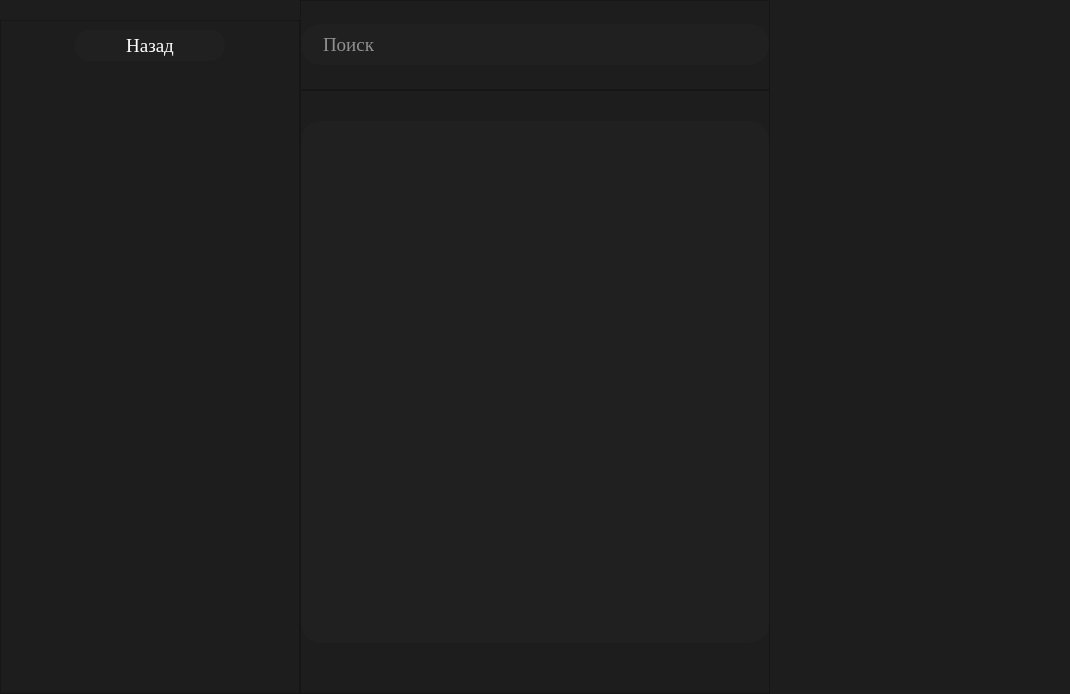
<?xml version="1.0" encoding="UTF-8"?>
<ui version="4.0">
 <class>MainWindow</class>
 <widget class="QMainWindow" name="MainWindow">
  <property name="geometry">
   <rect>
    <x>0</x>
    <y>0</y>
    <width>1070</width>
    <height>694</height>
   </rect>
  </property>
  <property name="windowTitle">
   <string>СОЮЗ</string>
  </property>
  <property name="windowIcon">
   <iconset>
    <normaloff>images/icon.ico</normaloff>images/icon.ico</iconset>
  </property>
  <property name="styleSheet">
   <string notr="true">background-color: #1D1D1D;</string>
  </property>
  <widget class="QWidget" name="centralwidget">
   <property name="sizePolicy">
    <sizepolicy hsizetype="Expanding" vsizetype="Expanding">
     <horstretch>0</horstretch>
     <verstretch>0</verstretch>
    </sizepolicy>
   </property>
   <property name="minimumSize">
    <size>
     <width>0</width>
     <height>575</height>
    </size>
   </property>
   <layout class="QHBoxLayout" name="horizontalLayout">
    <property name="spacing">
     <number>0</number>
    </property>
    <property name="leftMargin">
     <number>0</number>
    </property>
    <property name="topMargin">
     <number>0</number>
    </property>
    <property name="rightMargin">
     <number>0</number>
    </property>
    <property name="bottomMargin">
     <number>0</number>
    </property>
    <item>
     <widget class="QWidget" name="widget_2" native="true">
      <property name="sizePolicy">
       <sizepolicy hsizetype="Fixed" vsizetype="Expanding">
        <horstretch>0</horstretch>
        <verstretch>0</verstretch>
       </sizepolicy>
      </property>
      <property name="minimumSize">
       <size>
        <width>300</width>
        <height>0</height>
       </size>
      </property>
      <property name="maximumSize">
       <size>
        <width>200</width>
        <height>16777215</height>
       </size>
      </property>
      <layout class="QHBoxLayout" name="horizontalLayout_2">
       <property name="spacing">
        <number>0</number>
       </property>
       <property name="leftMargin">
        <number>0</number>
       </property>
       <property name="topMargin">
        <number>20</number>
       </property>
       <property name="rightMargin">
        <number>0</number>
       </property>
       <property name="bottomMargin">
        <number>0</number>
       </property>
       <item>
        <widget class="QFrame" name="frame_2">
         <property name="frameShape">
          <enum>QFrame::StyledPanel</enum>
         </property>
         <property name="frameShadow">
          <enum>QFrame::Raised</enum>
         </property>
         <widget class="QPushButton" name="back_button">
          <property name="geometry">
           <rect>
            <x>75</x>
            <y>10</y>
            <width>150</width>
            <height>31</height>
           </rect>
          </property>
          <property name="font">
           <font>
            <family>Times New Roman</family>
            <pointsize>14</pointsize>
           </font>
          </property>
          <property name="cursor">
           <cursorShape>PointingHandCursor</cursorShape>
          </property>
          <property name="focusPolicy">
           <enum>Qt::NoFocus</enum>
          </property>
          <property name="styleSheet">
           <string notr="true">QPushButton {
	color: white;
	background-color: #202020;
    border-radius: 15px;
}
QPushButton:hover {
	background-color: #393939;
}
QPushButton:pressed {
	background-color: #2f2f2f;
}</string>
          </property>
          <property name="text">
           <string>Назад</string>
          </property>
         </widget>
        </widget>
       </item>
      </layout>
     </widget>
    </item>
    <item>
     <widget class="QWidget" name="widget_4" native="true"/>
    </item>
    <item>
     <widget class="QWidget" name="widget_1" native="true">
      <property name="sizePolicy">
       <sizepolicy hsizetype="Expanding" vsizetype="Expanding">
        <horstretch>0</horstretch>
        <verstretch>0</verstretch>
       </sizepolicy>
      </property>
      <property name="minimumSize">
       <size>
        <width>389</width>
        <height>0</height>
       </size>
      </property>
      <property name="maximumSize">
       <size>
        <width>600</width>
        <height>16777215</height>
       </size>
      </property>
      <layout class="QVBoxLayout" name="verticalLayout">
       <property name="spacing">
        <number>0</number>
       </property>
       <property name="leftMargin">
        <number>0</number>
       </property>
       <property name="topMargin">
        <number>0</number>
       </property>
       <property name="rightMargin">
        <number>0</number>
       </property>
       <property name="bottomMargin">
        <number>0</number>
       </property>
       <item>
        <widget class="QFrame" name="frame">
         <property name="sizePolicy">
          <sizepolicy hsizetype="Expanding" vsizetype="Fixed">
           <horstretch>0</horstretch>
           <verstretch>0</verstretch>
          </sizepolicy>
         </property>
         <property name="minimumSize">
          <size>
           <width>0</width>
           <height>90</height>
          </size>
         </property>
         <property name="frameShape">
          <enum>QFrame::StyledPanel</enum>
         </property>
         <property name="frameShadow">
          <enum>QFrame::Raised</enum>
         </property>
         <layout class="QHBoxLayout" name="horizontalLayout_4">
          <property name="spacing">
           <number>0</number>
          </property>
          <property name="leftMargin">
           <number>0</number>
          </property>
          <property name="topMargin">
           <number>0</number>
          </property>
          <property name="rightMargin">
           <number>0</number>
          </property>
          <property name="bottomMargin">
           <number>0</number>
          </property>
          <item>
           <widget class="QLineEdit" name="lineEdit">
            <property name="minimumSize">
             <size>
              <width>387</width>
              <height>41</height>
             </size>
            </property>
            <property name="maximumSize">
             <size>
              <width>600</width>
              <height>16777215</height>
             </size>
            </property>
            <property name="font">
             <font>
              <family>Times New Roman</family>
              <pointsize>14</pointsize>
             </font>
            </property>
            <property name="cursor">
             <cursorShape>IBeamCursor</cursorShape>
            </property>
            <property name="mouseTracking">
             <bool>false</bool>
            </property>
            <property name="focusPolicy">
             <enum>Qt::StrongFocus</enum>
            </property>
            <property name="styleSheet">
             <string notr="true">QLineEdit{
	background-color: #202020;
	color: white;
	border-radius: 20px;
	padding-left: 20px;
	padding-right: 35px;
}</string>
            </property>
            <property name="inputMethodHints">
             <set>Qt::ImhNone</set>
            </property>
            <property name="text">
             <string/>
            </property>
            <property name="maxLength">
             <number>30</number>
            </property>
            <property name="frame">
             <bool>false</bool>
            </property>
            <property name="placeholderText">
             <string>Поиск</string>
            </property>
           </widget>
          </item>
         </layout>
        </widget>
       </item>
       <item>
        <widget class="QFrame" name="frame_1">
         <property name="sizePolicy">
          <sizepolicy hsizetype="Expanding" vsizetype="Expanding">
           <horstretch>0</horstretch>
           <verstretch>0</verstretch>
          </sizepolicy>
         </property>
         <property name="maximumSize">
          <size>
           <width>600</width>
           <height>16777215</height>
          </size>
         </property>
         <property name="frameShape">
          <enum>QFrame::StyledPanel</enum>
         </property>
         <property name="frameShadow">
          <enum>QFrame::Raised</enum>
         </property>
         <layout class="QVBoxLayout" name="verticalLayout_2">
          <property name="leftMargin">
           <number>0</number>
          </property>
          <property name="topMargin">
           <number>30</number>
          </property>
          <property name="rightMargin">
           <number>0</number>
          </property>
          <property name="bottomMargin">
           <number>50</number>
          </property>
          <item>
           <widget class="QFrame" name="frame_1_1">
            <property name="minimumSize">
             <size>
              <width>0</width>
              <height>0</height>
             </size>
            </property>
            <property name="maximumSize">
             <size>
              <width>16777215</width>
              <height>16777215</height>
             </size>
            </property>
            <property name="styleSheet">
             <string notr="true">background-color: #202020; /* Замените #CCCCCC на желаемый серый цвет */
color: white;
border-radius: 20px; /* Значение border-radius определяет радиус закругления углов */
</string>
            </property>
            <property name="frameShape">
             <enum>QFrame::StyledPanel</enum>
            </property>
            <property name="frameShadow">
             <enum>QFrame::Raised</enum>
            </property>
            <layout class="QVBoxLayout" name="verticalLayout_5">
             <property name="leftMargin">
              <number>11</number>
             </property>
             <item>
              <widget class="QScrollArea" name="scrollArea">
               <property name="cursor" stdset="0">
                <cursorShape>ArrowCursor</cursorShape>
               </property>
               <property name="focusPolicy">
                <enum>Qt::NoFocus</enum>
               </property>
               <property name="styleSheet">
                <string notr="true">QScrollBar {
	height:0px;
	width:0px;
}
</string>
               </property>
               <property name="verticalScrollBarPolicy">
                <enum>Qt::ScrollBarAlwaysOff</enum>
               </property>
               <property name="horizontalScrollBarPolicy">
                <enum>Qt::ScrollBarAlwaysOff</enum>
               </property>
               <property name="widgetResizable">
                <bool>true</bool>
               </property>
               <property name="alignment">
                <set>Qt::AlignLeading|Qt::AlignLeft|Qt::AlignVCenter</set>
               </property>
               <widget class="QWidget" name="scrollAreaWidgetContents_3">
                <property name="geometry">
                 <rect>
                  <x>0</x>
                  <y>0</y>
                  <width>436</width>
                  <height>500</height>
                 </rect>
                </property>
                <property name="cursor">
                 <cursorShape>ArrowCursor</cursorShape>
                </property>
               </widget>
              </widget>
             </item>
            </layout>
           </widget>
          </item>
         </layout>
        </widget>
       </item>
      </layout>
     </widget>
    </item>
    <item>
     <widget class="QWidget" name="widget_3" native="true">
      <property name="sizePolicy">
       <sizepolicy hsizetype="Fixed" vsizetype="Expanding">
        <horstretch>0</horstretch>
        <verstretch>0</verstretch>
       </sizepolicy>
      </property>
      <property name="minimumSize">
       <size>
        <width>300</width>
        <height>0</height>
       </size>
      </property>
      <property name="maximumSize">
       <size>
        <width>200</width>
        <height>16777215</height>
       </size>
      </property>
      <layout class="QHBoxLayout" name="horizontalLayout_3"/>
     </widget>
    </item>
   </layout>
  </widget>
 </widget>
 <resources/>
 <connections/>
</ui>
